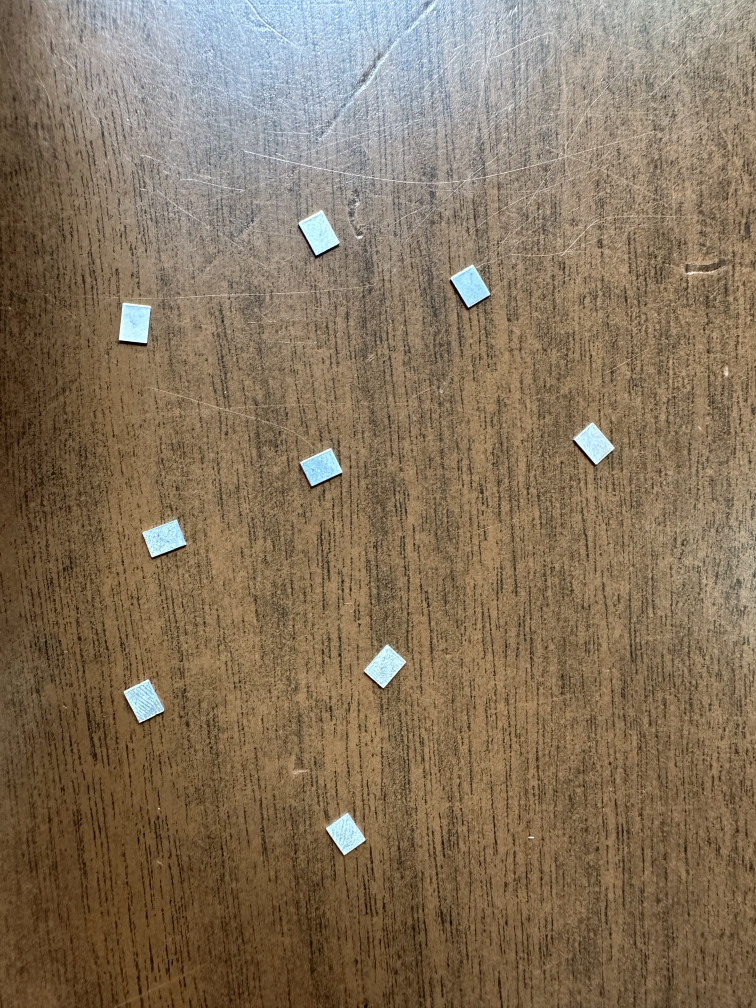
#> input picture Image_Processing/heatsinks.jpg, 3024 x 4032 px (shown at 1/4 size)
$ python rectangles.py
#> lines starting #> are read from the running program, lines starting #| are printed output that depends on the picture; after the words box and inside, x2 and y2 are one past the last pixel; in counts of white or black regions, pixels touching at a corner belong together
import cv2 as cv
import numpy as np

img = cv.imread('heatsinks.jpg')
#> img is the input picture: shape (4032, 3024, 3); mean B, G, R 92, 114.9, 132.7
img = cv.resize(img, None, fx=0.2, fy=0.2)
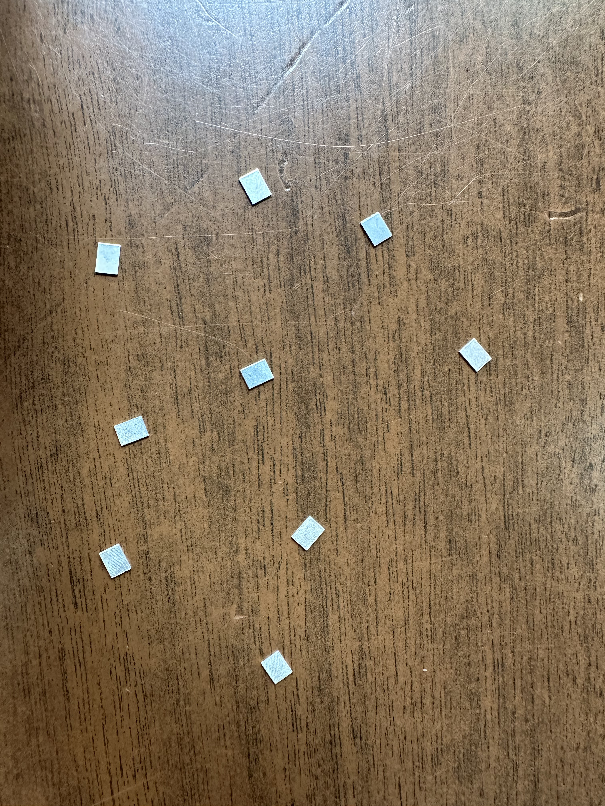
#> img: shape (806, 605, 3); mean B, G, R 92, 114.9, 132.8
img = cv.bilateralFilter(img, 9, 75, 75)
img = cv.bilateralFilter(img, 9, 75, 75)
img = cv.bilateralFilter(img, 9, 75, 75)
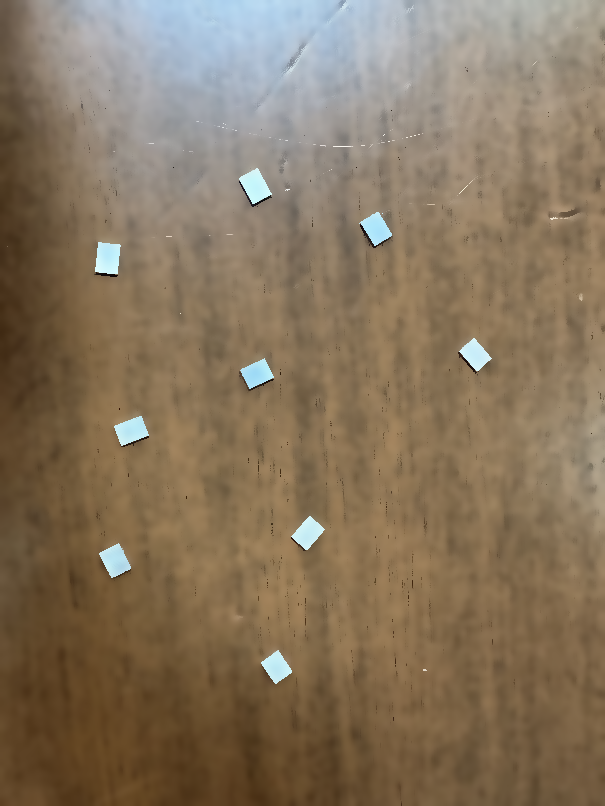
#> img: shape (806, 605, 3); mean B, G, R 93.4, 116.4, 134.3


hsv = cv.cvtColor(img, cv.COLOR_BGR2HSV)
#> hsv: shape (806, 605, 3); mean H, S, V 24.9, 92.8, 136.9

lower_silver = np.array([91, 15, 20])  # silver in HSV
upper_silver = np.array([102, 120, 255])  # bright silver

silver_mask = cv.inRange(hsv, lower_silver, upper_silver)
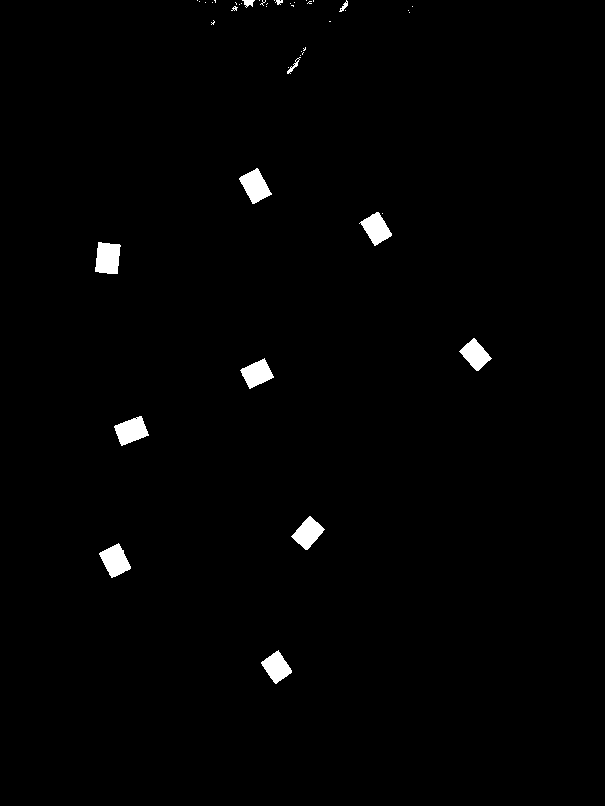
#> silver_mask: shape (806, 605); 1.2% white; 45 white regions (32 under 20 px)
kernel = np.ones((1,1), np.uint8)


opening = cv.morphologyEx(silver_mask, cv.MORPH_OPEN, kernel)


silver_res = cv.bitwise_and(img, img, mask = silver_mask)

contours, hierarchy = cv.findContours(opening, 1, 2)
#> contours = 54 contours, 42 with area under 20; largest, box (x1, y1, x2, y2) and area: (95, 242, 121, 274) 634, (239, 168, 272, 204) 609, (99, 543, 131, 578) 604, (114, 416, 149, 446) 593, (291, 516, 325, 550) 562
print("Number of contours detected: ", len(contours))
#| Number of contours detected:  54

for cnt in contours:
    x1,y1 = cnt[0][0]
    numSides = cv.approxPolyDP(cnt, 0.01*cv.arcLength(cnt, True), True)
    if len(numSides) == 4:
        x,y,w,h = cv.boundingRect(cnt)
        if w * h > 50:
            print(x, y, w, h)
            img = cv.drawContours(img, [cnt], -1, (0,0,255), 3)
            cv.circle(img, (x+w, y+h), 2, (0, 0, 255), -1)
#> this loop made 54 passes
#> (x1, y1, numSides, x, y, w, h) on passes 4, 5, 6, 8, 11, 12, 14, 18: (135, 418, [[135, 418], [136, 417], [137, 418], [136, 419]], 135, 417, 3, 3), (139, 416, [[141, 416], [114, 426], [121, 445], [148, 435]], 114, 416, 35, 30), (264, 358, [[264, 358], [240, 370], [249, 388], [273, 377]], 240, 358, 34, 31), (98, 242, [[98, 242], [95, 271], [117, 273], [120, 245]], 95, 242, 26, 32), (256, 168, [[257, 168], [239, 178], [252, 203], [271, 194]], 239, 168, 33, 36), (290, 67, [[290, 67], [291, 66], [292, 67], [291, 68]], 290, 66, 3, 3), (293, 64, [[293, 64], [294, 63], [295, 64], [294, 65]], 293, 63, 3, 3), (303, 52, [[303, 52], [302, 53], [302, 54], [302, 53]], 302, 52, 2, 3)
#> (x1, y1) on passes 1, 2, 3, 7, 9, 10: (278, 650), (118, 543), (309, 516), (473, 338), (382, 213), (376, 212)
#| 114 416 35 30
#| 240 358 34 31
#| 95 242 26 32
#| 239 168 33 36
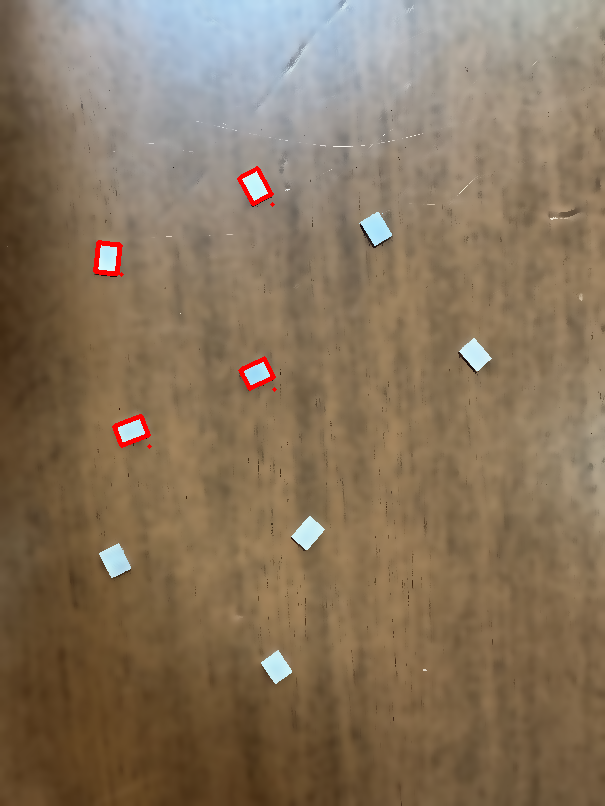
#> img: shape (806, 605, 3); 0.38% of pixels changed, all inside (x1, y1, x2, y2) = (93, 166, 277, 449)

cv.imshow("Rectangles", img)
cv.imshow('silver mask', silver_mask)
# cv.imshow('opening mask', median)
cv.imshow('opening mask', opening)

cv.waitKey(0)
cv.destroyAllWindows()
